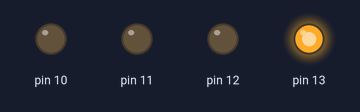
The sketch below on a simulated Arduino Uno, built with avr-gcc and run on an emulated ATmega328P. Shown: output pins drawn as LEDs (lit = HIGH).

Above: at 0.05 s.
At 0.45 s:
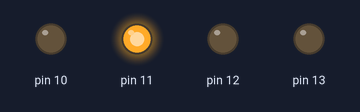
At 0.85 s:
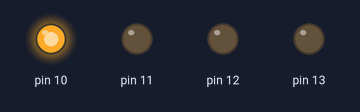
At 1.85 s:
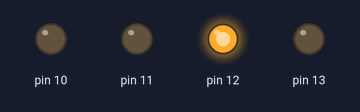
At 3.55 s:
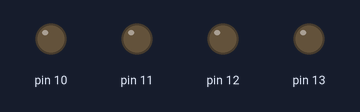
Timing chart, 0 to 3.9 s (numbered marks = the images above):
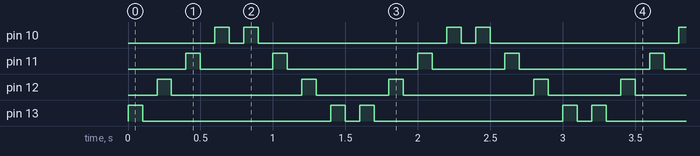

Measured:
- by itself, pin 10: repeats every 1.6 s: LOW 0.10 s, HIGH 0.10 s, LOW 1.3 s, HIGH 0.10 s
- by itself, pin 11: repeats every 1.6 s: LOW 0.50 s, HIGH 0.10 s, LOW 0.90 s, HIGH 0.10 s
- by itself, pin 12: repeats every 1.6 s: LOW 0.90 s, HIGH 0.10 s, LOW 0.50 s, HIGH 0.10 s
- by itself, pin 13: repeats every 1.6 s: LOW 1.3 s, HIGH 0.10 s, LOW 0.10 s, HIGH 0.10 s

The sketch:

sketch_may19b.ino
```cpp
int t=100;


void setup() {
 pinMode(13,OUTPUT);
 pinMode(12,OUTPUT);
 pinMode(11,OUTPUT);
 pinMode(10,OUTPUT);


}

void loop() {


 digitalWrite(13,HIGH); delay(t);
 digitalWrite(13,LOW); delay(t);

 digitalWrite(12,HIGH); delay(t);
 digitalWrite(12,LOW); delay(t);

 digitalWrite(11,HIGH); delay(t);
 digitalWrite(11,LOW); delay(t);

 digitalWrite(10,HIGH); delay(t);
 digitalWrite(10,LOW); delay(t);


 digitalWrite(10,HIGH); delay(t);
 digitalWrite(10,LOW); delay(t);

 digitalWrite(11,HIGH); delay(t);
 digitalWrite(11,LOW); delay(t);

 digitalWrite(12,HIGH); delay(t);
 digitalWrite(12,LOW); delay(t);

 digitalWrite(13,HIGH); delay(t);
 digitalWrite(13,LOW); delay(t);

}
```
